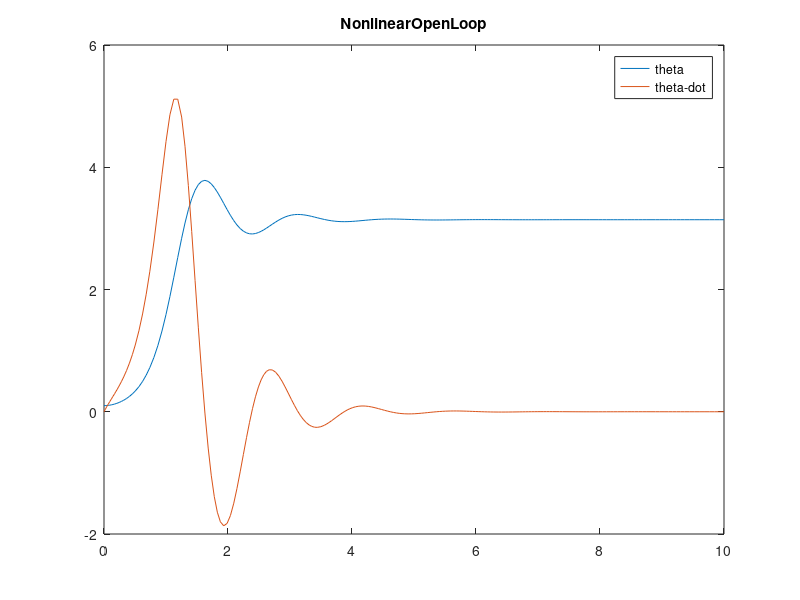
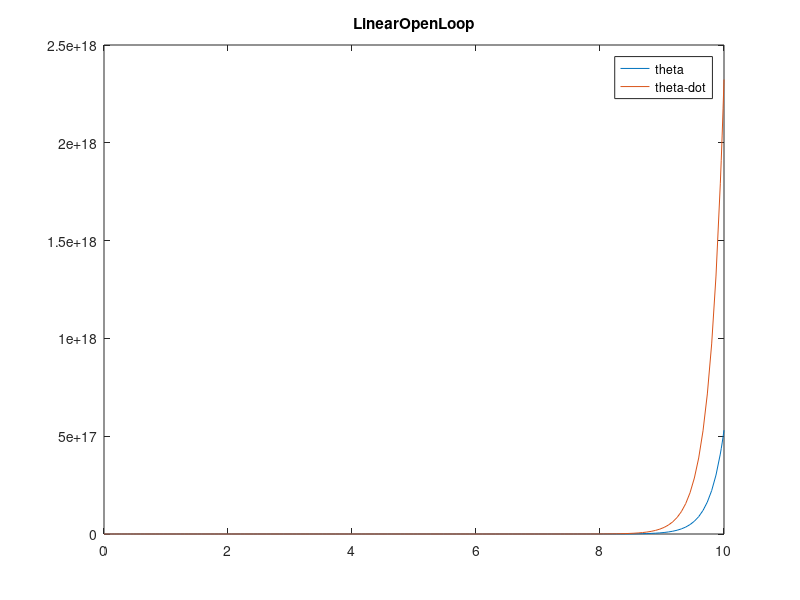

Here is the MATLAB script that generated these plots, in order: (Note: this script raises an error after producing the figures.)
div=@()disp("-------------------");
%% use a pendulum with a masspoint at the end of the stick

g=9.81;
m=0.15;
b=0.1;
L=0.5;

controlled_pendulum_dynamics_with_friction = @(t, x, u, L, g, m, b) ...
    [x(2); (m * g * L * sin(x(1)) - b * x(2) + u) / ( m * L^2)];

%% linearize using jacobian to get LQR ontrol 
A_parametric=@(g,m,b,L) ...
    [0 1;...
    g/L -b];
A=A_parametric(g,m,b,L) ;


B_parametric=@(g,m,b,L)...
    [0;...
    1/(m*L*L)];
B=B_parametric(g,m,b,L);

div()
disp("A=")
disp(A_parametric)
disp([A])
div()
disp("B=")
disp(B_parametric)
disp([B])
div()


%% calculate lqr
Q=diag([1,1]);
R=1;

k=lqr(A,B,Q,R);

disp("K=")
disp(k)
div()

%% Simulate open loop
tspan=[0 10];
theta0=0.1;theta_dot0=0;

figure(1)
[t,y]=ode45(@(t, y) controlled_pendulum_dynamics_with_friction(t, y, 0, L, g, m, b), tspan, [theta0, theta_dot0]);
plot(t,y)
legend("theta","theta-dot")
title("NonlinearOpenLoop")


figure(2)
[t,y]=ode45(@(t, y) A*y+B*(0), tspan, [theta0, theta_dot0]);
plot(t,y)
legend("theta","theta-dot")
title("LinearOpenLoop")




figure(3)
[t,y]=ode45(@(t, y) controlled_pendulum_dynamics_with_friction(t, y, -k*y, L, g, m, b), tspan, [theta0, theta_dot0]);
tiledlayout(2,1)
nexttile
plot(t,y)
legend("theta","theta-dot")
nexttile
plot(t,k*y')
legend("u[Nm]")
title("NonLinearLQRControl")





figure(4)
[t,y]=ode45(@(t, y) A*y+B*(-k*y), tspan, [theta0, theta_dot0]);
tiledlayout(2,1)
nexttile
plot(t,y)
legend("theta","theta-dot")
nexttile
plot(t,k*y')
legend("u[Nm]")
title("LinearLQRControl")




%% Learned control 
ly_controller=@(x1,x2)tanh((2.4234895265889431 + 1.8116612736218094 * tanh((-1.699560669266909 - 0.063405064273362358 * x1 + 0.32606535601543257 * x2)) + 1.8977886097975294 * tanh((-1.1270676920679739 + 0.26177797528889291 * x1 - 0.079115557548884441 * x2)) + 1.2639467038182315 * tanh((-0.4904079564875039 - 0.26230984812802949 * x1 - 0.43826484737155086 * x2)) + 1.0945367622073336 * tanh((0.28702417546834091 + 0.10149126322478071 * x1 + 0.42627845129313652 * x2)) + 3.0898100164277094 * tanh((2.435036688696941 - 0.024031367582632239 * x1 - 0.00067241062872665854 * x2)) - 1.9197170122697864 * tanh((2.5272624876394865 + 0.3653448050903369 * x1 + 0.25222104817227281 * x2))));

figure(5)
[t,y]=ode45(@(t, y) controlled_pendulum_dynamics_with_friction(t, y, ly_controller(y(1),y(2)), L, g, m, b), tspan, [theta0, theta_dot0]);
tiledlayout(2,1)
nexttile
plot(t,y)
legend("theta","theta-dot")
nexttile
plot(t,ly_controller(y(:,1),y(:,2)))
legend("u[Nm]")
title("NonLinearLQRControl")




